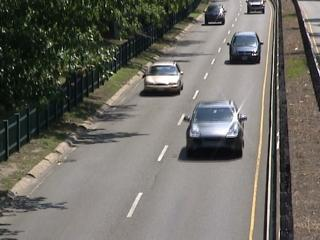
#> input picture img/in001051.jpg, 320 x 240 px; its folder holds 4 pictures in this run
$ python main.py
#> lines starting #> are read from the running program, lines starting #| are printed output that depends on the picture
### FuncionsPP.py
import skimage as ski
import numpy as np
import glob

def generarMatrius():
    archivos = glob.glob("img/*.jpg")
    primera_img = ski.io.imread(archivos[0], as_gray=True)
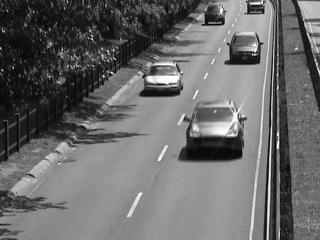
#> primera_img: shape (240, 320) float64; min 0.00198, max 1, mean 0.417
    alto, ancho = primera_img.shape
#> alto = 240; ancho = 320

    num_fotos = len(archivos)
    matfotos = np.zeros((num_fotos, alto, ancho), dtype=np.uint8)

    for i in range(num_fotos):
        img = ski.io.imread(archivos[i], as_gray=True)
        matfotos[i] = (img * 255).astype(np.uint8)
#> pass 2 of the loop in generarMatrius, `for i in range(num_fotos):`:
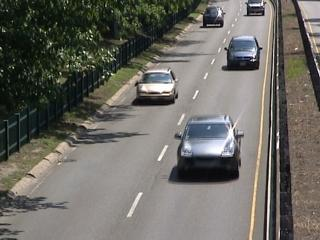
#> input picture img/in001057.jpg, 320 x 240 px
#> in generarMatrius, `img = ski.io.imread(archivos[i], as_gray=True)`:
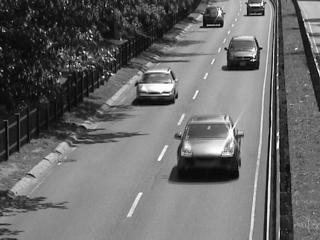
#> img: shape (240, 320) float64; min 0.000565, max 1, mean 0.414
#> pass 3 of the loop in generarMatrius, `for i in range(num_fotos):`:
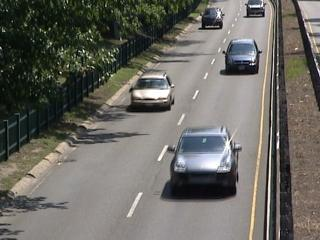
#> input picture img/in001061.jpg, 320 x 240 px
#> in generarMatrius, `img = ski.io.imread(archivos[i], as_gray=True)`:
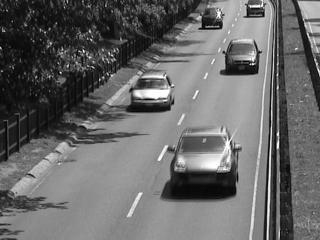
#> img: shape (240, 320) float64; min 0.00225, max 1, mean 0.411
#> the loop made 4 passes; the first 3 are shown
#> in main, `test_mat = mat[150:300]`: test_mat = empty array

    return matfotos

def calcularModelFons(train_mat):
    mitjana = np.mean(train_mat, axis=0)
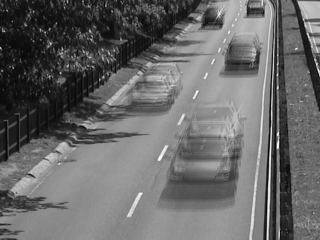
#> mitjana: shape (240, 320) float64; min 1.5, max 254, mean 104.7
    desviacio = np.std(train_mat, axis=0)
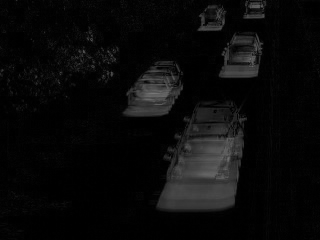
#> desviacio: shape (240, 320) float64; min 0, max 119.5, mean 10.5
    return mitjana, desviacio

# [10 lines left out: functions tasca_3, tasca_4, not called in this run]

def generar_tots_resultats(opcio, test_mat, llindar, alpha, beta, mitjana, desviacio):
#> called with opcio = 3, test_mat = array of shape (0, 240, 320), llindar = 62, alpha = 1.5, beta = 30
    results_seq = []
    for i in range(len(test_mat)):

        if(opcio == 3):
            mask = tasca_3(llindar, mitjana, test_mat[i])
        else:
            mask = tasca_4(alpha, beta, mitjana, desviacio, test_mat[i])
        results_seq.append(mask)
#> this loop made 0 passes
#> after the loop, results_seq = []
    results_seq = np.array(results_seq)
#> results_seq = empty array
    return results_seq

#Funcion per carregar les imatges de test i les groundtruths
# [37 lines left out: functions carregar_groundtruth_test, calcular_accuracy, not called in this run]

### utils.py
import matplotlib.pyplot as plt
import cv2
import numpy as np

# [6 lines left out: function print_img, not called in this run]

def gravar_video(results_seq):
    alto, ancho = results_seq[0].shape
    fourcc = cv2.VideoWriter_fourcc(*'XVID')
    out = cv2.VideoWriter('cotxes_detectats_PYTHON.avi', fourcc, 20.0, (ancho, alto), isColor=True)
    for i in range(len(results_seq)):
        frame_color = cv2.cvtColor(results_seq[i].astype(np.uint8), cv2.COLOR_GRAY2BGR)
        out.write(frame_color)
    out.release()

# [6 lines left out: function print_plot_ACC, not called in this run]

### main.py
import FuncionsPP
import numpy as np
import utils

def main():
    ## tasca 3
    llindar = 62 # Simplament a partir de quan es considera cotxe despres de fer la resta

    ## tasca 4
    alpha = 1.5 # Si alpha és petit el detector és molt sensible i si es mes gran es mes exigent
    beta = 30 # tarctar el soroll de la càmera quan mes gran mes soroll elimina pero es pot emportar cotxes per davant

    mat = FuncionsPP.generarMatrius()
    train_mat = mat[0:150]
    test_mat = mat[150:300]
    mitjana, desviacio = FuncionsPP.calcularModelFons(train_mat)

    opcio = 3 ## 3 o 4, quina Tasca/Mètode volem utilitzar per defecte 4

    res = FuncionsPP.generar_tots_resultats(opcio, test_mat, llindar, alpha, beta, mitjana, desviacio) # (opcio, test_mat, llindar, alpha, beta, mitjana, desviacio)
#> res = empty array

    utils.gravar_video(res)

    gt_test = FuncionsPP.carregar_groundtruth_test()
    accuracy_mitjana, acc_per_img = FuncionsPP.calcular_accuracy(res, gt_test)

    print("Accuracy mitjana: ", accuracy_mitjana)
    utils.print_plot_ACC(acc_per_img)

    # es pot veure que com mes cotxes mes baixa la accuracy, es a dir l accuracy es algo "falsa"

if __name__ == "__main__":
#> (the run stopped early here; a loop or call above may not have finished)
